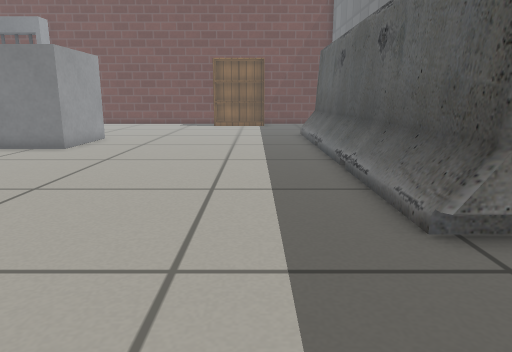
view 1 (above)

17 first-person views from a walk through a world built for the Gazebo simulator. The camera is 0.5 m above the floor, tilts 12° down and sees 70° across. The lines on the ground mark 1 m squares. The floor is counted in squares, 0.25 m on a side. Each view is taken from the middle of a square. On the plan, view 1 faces up. The plan holds only what a view shows up to about 19 squares ahead; the rest is blank. The robots in the file are not drawn. Gazebo's built-in surfaces are drawn with simple patterns.

view 2
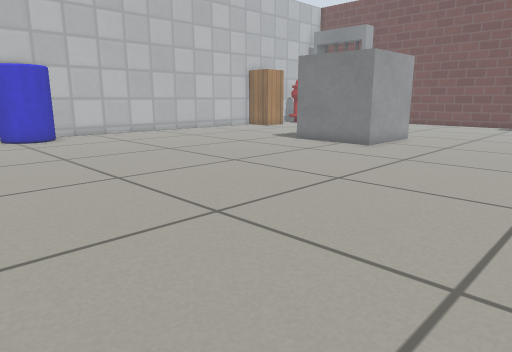

view 3
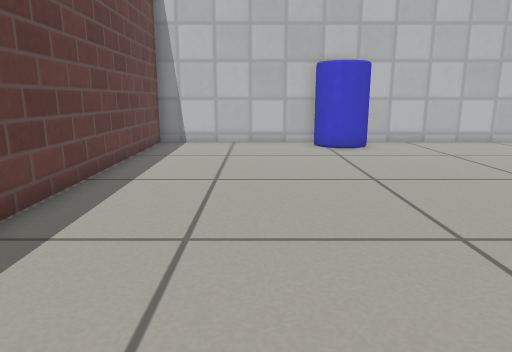

view 4
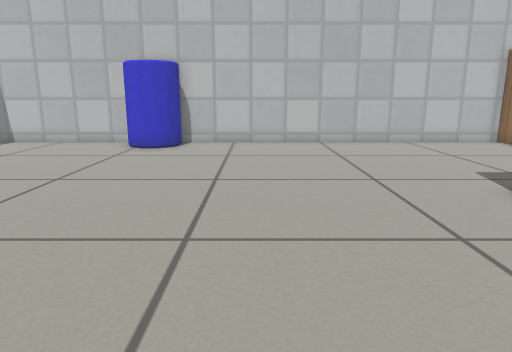

view 5
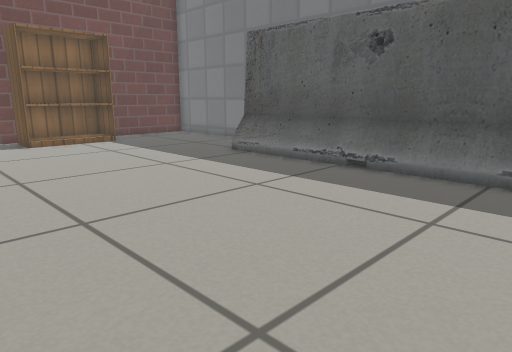

view 6
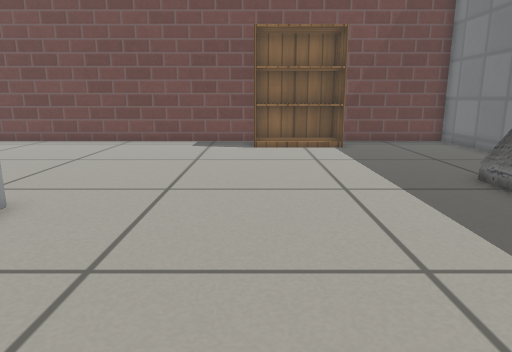

view 7
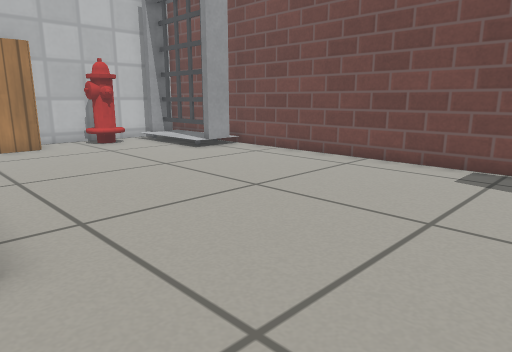

view 8
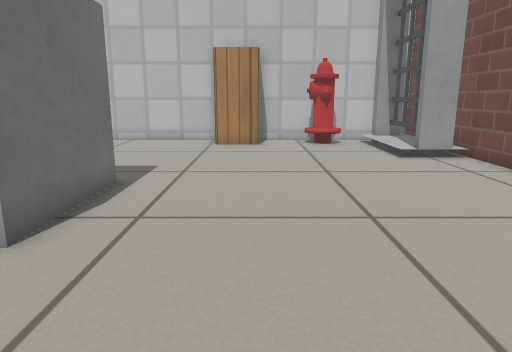

view 9
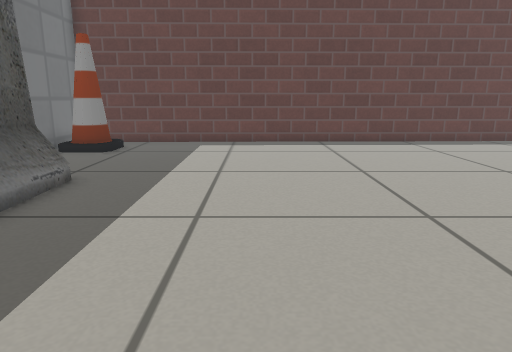

view 10
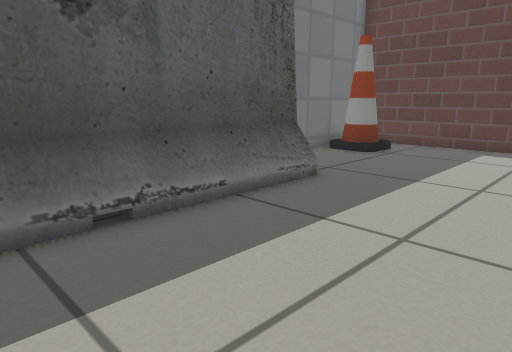

view 11
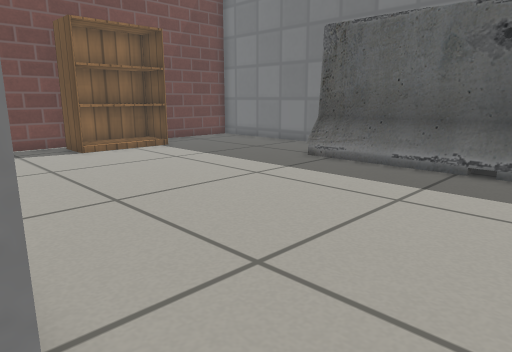

view 12
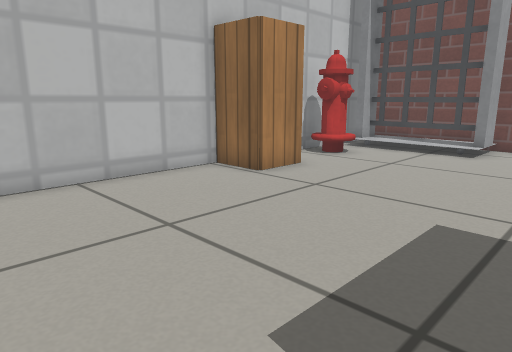

view 13
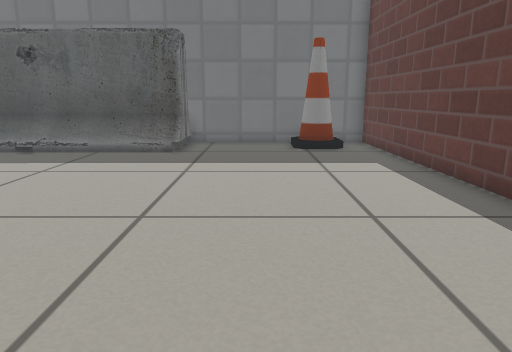

view 14
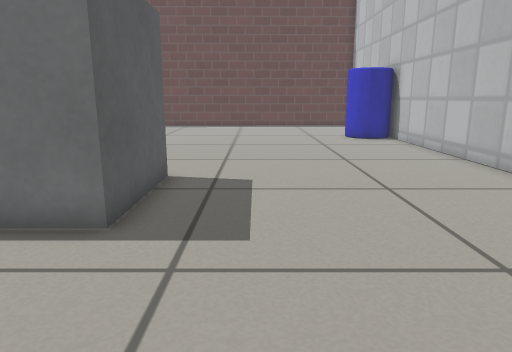

view 15
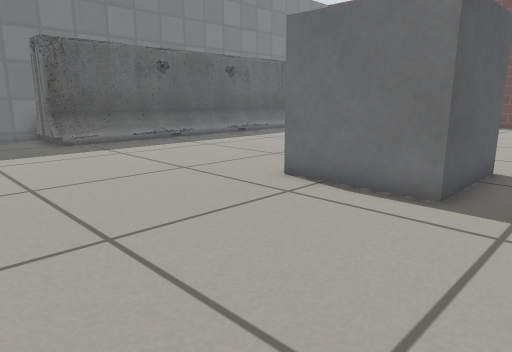

view 16
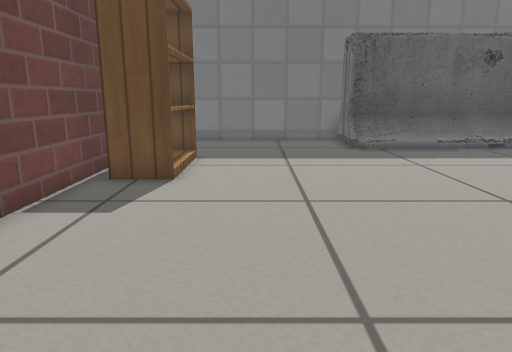

view 17
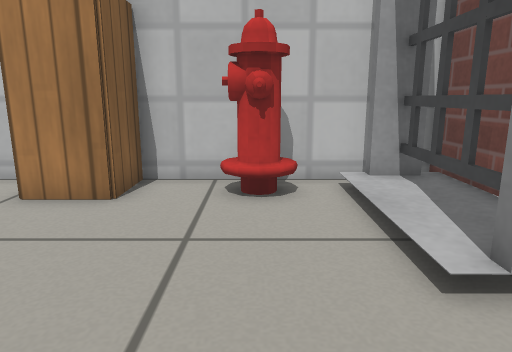

### Floor plan
Points are (right, up) in squares from view 1. A wall is a line through its corners. A room is listed if a view was taken in it or the views show most of it. See-through windows are left out.
Room 1 (views 1, 2, 3, 4, 5, 6, 7, 8, 9, 10, 11, 12, 13, 14, 15, 16, 17)
walls: (5.8, 20.8) (5.8, 29.3) (1.1, 29.3); (-2.5, 29.3) (-21, 29.3) (-21, -3.4) (6, -2.9) (5.9, 5.1)
objects: other object (-20, 4) to (-19, 6); cabinet (-20, 20) to (-19, 22); fire hydrant (-20, 24) to (-19, 26); other object (-20, 28) to (-15, 28); grey box (-12, 15) to (-8, 19); bookshelf (-3, 27) to (1, 29); barrier (3, 5) to (5, 21); cone (4, -1) to (5, 0)

Where each view was taken, in squares from view 1:
view 1: 0 up, 0 right, facing up
view 2: 0 up, 0 right, facing up-left
view 3: 1 up, 4 left, facing left
view 4: 9 up, 4 left, facing left
view 5: 10 up, 7 left, facing up-right
view 6: 12 up, 3 left, facing up
view 7: 18 up, 3 left, facing up-left
view 8: 22 up, 3 left, facing left
view 9: 14 up, 2 left, facing down
view 10: 13 up, 3 left, facing down-right
view 11: 13 up, 8 left, facing up-right
view 12: 13 up, 12 left, facing up-left
view 13: 2 up, 11 left, facing right
view 14: 24 up, 14 left, facing down
view 15: 26 up, 14 left, facing down-right
view 16: 25 up, 12 left, facing right
view 17: 25 up, 12 left, facing left
